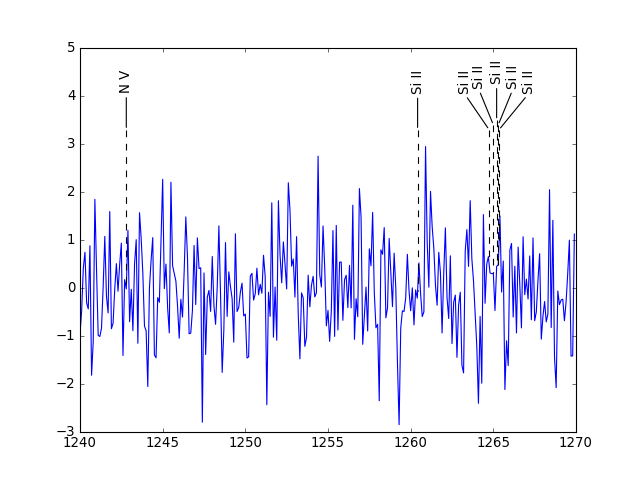

Python code for this plot:
import numpy as np
from matplotlib import pyplot as plt
import lineid_plot

wave = 1240 + np.arange(300) * 0.1
flux = np.random.normal(size=300)
line_wave = [1242.80, 1260.42, 1264.74, 1265.00, 1265.2, 1265.3, 1265.35]
line_flux = np.interp(line_wave, wave, flux)
line_label1 = ['N V', 'Si II', 'Si II', 'Si II', 'Si II', 'Si II', 'Si II']
label1_sizes = np.array([12, 12, 12, 12, 12, 12, 12])

fig = plt.figure()
ax = fig.add_subplot(111)
ax.plot(wave, flux)
ax.axis([1240, 1270, -3, 5])

arrow_tips = [3.3, 3.3, 3.3, 3.4, 3.5, 3.4, 3.3]
box_loc = [4.3, 4.3, 4.3, 4.4, 4.5, 4.4, 4.3]
lineid_plot.plot_line_ids(wave, flux, line_wave, line_label1,
  arrow_tip=arrow_tips, box_loc=box_loc, ax=ax)

plt.show()
